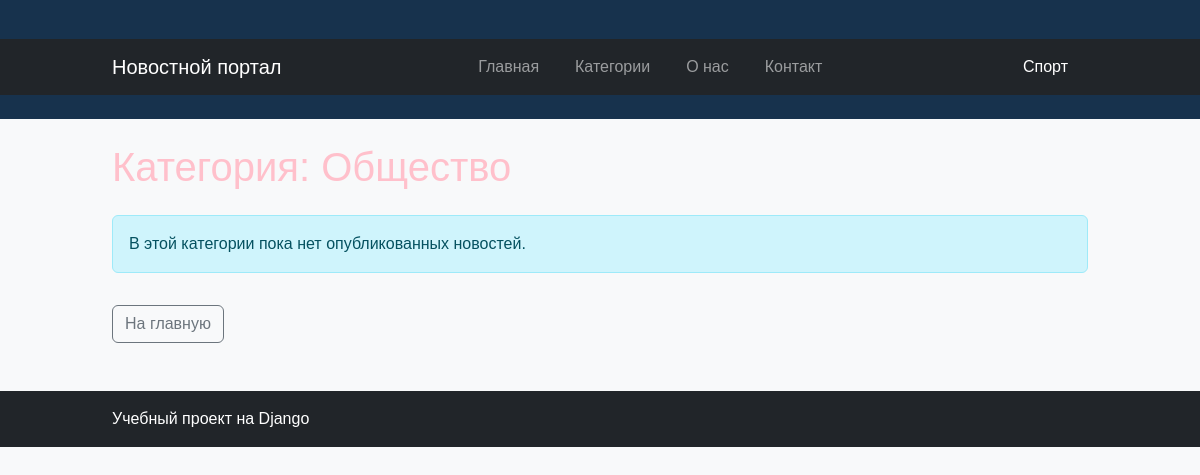
/category/Общество/, run on an earlier commit of the app's database.
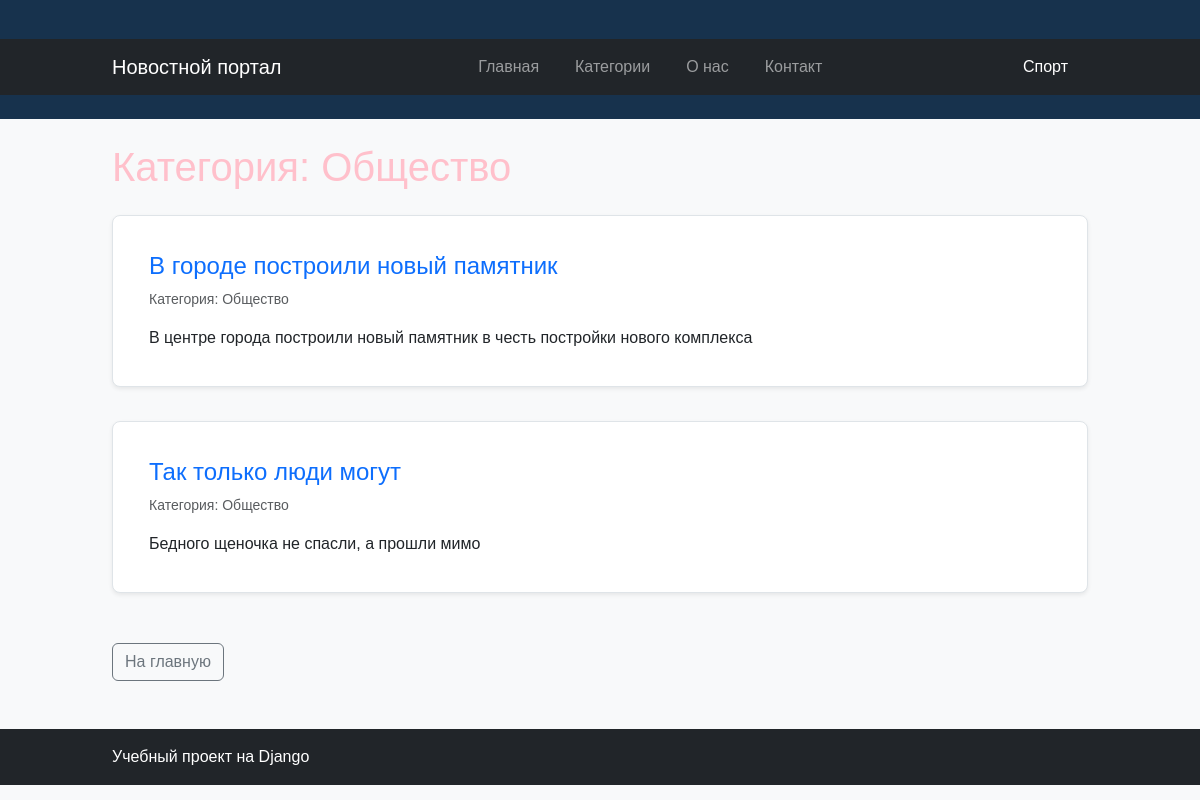
And on a later commit of the database.
### news/models.py (models this page shows, shortened)
class Article(models.Model):
    title = models.CharField(
        max_length=200,
        verbose_name="Заголовок",
    )
    content = models.TextField(
        verbose_name="Текст новости",
    )
    created_at = models.DateTimeField(
        auto_now_add=True,
        verbose_name="Дата создания",
    )
    is_published = models.BooleanField(
        default=False,
        verbose_name="Опубликована",
    )
    author = models.CharField(
        max_length=100,
        default="Редакция",
        verbose_name="Автор",
    )
    category = models.CharField(
        max_length=100,
        default="Общее",
        verbose_name="Категория",
    )

### news/views.py (the view)
# urls.py: path('category/', views.category, name='category'),
def category(request, category_name=None):
    if category_name is None:
        articles = Article.objects.filter(
            is_published=True
        ).order_by("-created_at")
        category_name = "Все категории"
    else:
        articles = Article.objects.filter(
            is_published=True,
            category__iexact=category_name,
        ).order_by("-created_at")
    context = {
        "articles": articles,
        "category_name": category_name,
    }
    return render(
        request,
        "news/category.html",
        context,
    )

### news/templates/news/category.html (shortened to what this page needs)
{% extends "news/base.html" %}
{% block content %}
<h1 class="mb-4">
    Категория: {{ category_name }}
</h1>
<div class="row">
    {% for article in articles %}
        <div class="col-12 mb-3">
            <div class="card shadow-sm">
                <div class="card-body">
                    <h2 class="h4 card-title">
                        <a
                            href="{% url 'article_detail' article_id=article.id %}"
                            class="text-decoration-none"
                        >
                            {{ article.title }}
                        </a>
                    </h2>
                    <p class="text-muted small">
                        Категория: {{ article.category }}
                    </p>
                    <p class="card-text">
                        {{ article.content|truncatewords:25 }}
                    </p>
                </div>
            </div>
        </div>
    {% empty %}
        <div class="col-12">
            <div class="alert alert-info">
                В этой категории пока нет опубликованных новостей.
            </div>
        </div>
    {% endfor %}
</div>
<a href="{% url 'home' %}" class="btn btn-outline-secondary mt-3">
    На главную
</a>
{% endblock %}

What changed in the data, as far as the page shows it:
now on this page (row edited): Article: title "В городе построили новый памятник", category "Общество", content "В центре города построили новый памятник в честь постройки нового комплекса"
now on this page (row edited): Article: title "Так только люди могут", category "Общество", content "Бедного щеночка не спасли, а прошли мимо"
Also different on the page:
text no longer shown: "В этой категории пока нет опубликованных новостей."
